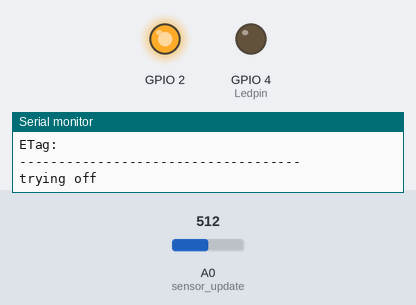
Simulated run of this sketch. Board: ESP8266 (NodeMCU). Parts: output pins drawn as LEDs (lit = HIGH), the last lines printed to the serial monitor. The test bench sets the inputs (shaded band); at power-on: A0 (sensor_update) = 512. WiFi joins after 1.5 s; servers stay silent unless stated; the Firebase database answers and starts empty.

Above: at 2.7 s.
2.8 s: A0 (sensor_update) set to 552
11.1 s: A0 (sensor_update) set to 575
At 15.7 s:
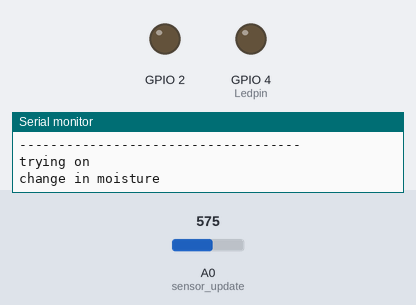
Timing chart, 0 to 28.1 s (numbered marks = the images above; inputs shaded):
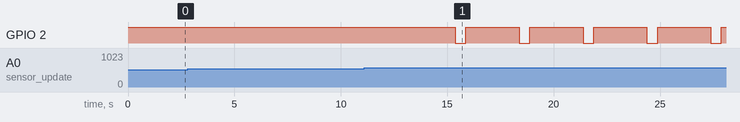

Measured:
- the behaviour switches between 563 and 564 on A0 (sensor_update) (found by bisection; images 0 and 1)
- after the input at 11.1 s, GPIO 2: alternates HIGH for 2.5 s and LOW for 0.50 s, starting after 4.3 s

The sketch:

soil_moisture_pumbadded.ino
```cpp
#include "FirebaseESP8266.h"  // Install Firebase ESP8266 library
#include <ESP8266WiFi.h>
#include <ArduinoJson.h>
//#include <DHT.h>    // Install DHT11 Library and Adafruit Unified Sensor Library


#define FIREBASE_HOST "bgreen-272ee-default-rtdb.firebaseio.com/FirebaseIOT" //Without http:// or https:// schemes
#define FIREBASE_AUTH "NnMPl7uY48lttWweaRc2V2NVUj4eKkfkbEJe7Bv2"
#define WIFI_SSID "bgreen"
#define WIFI_PASSWORD "bgreen123"
const char* server = "api.openweathermap.org";
const char* url = "/data/2.5/weather?q=trivandrum&appid=c50d182fa705fb41e79a6e09c76b9cc6";

//#define DHTPIN 2    // Connect Data pin of DHT to D2
//int led = D5;     // Connect LED to D5

//#define DHTTYPE    DHT11
//DHT dht(DHTPIN, DHTTYPE);

//Define FirebaseESP8266 data object
FirebaseData firebaseData;
FirebaseData ledData;

FirebaseJson json;

int Ledpin=4;
float moisture_percent;
void setup(){
  Serial.begin(9600);
  pinMode(Ledpin,OUTPUT);
  pinMode(A0,INPUT);
   pinMode(2,OUTPUT);
   digitalWrite(2, HIGH);
  WiFi.begin(WIFI_SSID,WIFI_PASSWORD);
  Serial.println("Connecting to Wi-Fi");
  while (WiFi.status() != WL_CONNECTED)
  {
    Serial.print(".");
    delay(300);
  }
  Serial.println();
  Serial.print("Connected with IP: ");
  Serial.println(WiFi.localIP());

  Serial.println();

  Firebase.begin(FIREBASE_HOST, FIREBASE_AUTH);
  Serial.println("firebase_begin");
  Firebase.reconnectWiFi(true);
}
void sensor_update(){
  float moisture= analogRead(A0);

  Serial.print("sensor read\n");
  Serial.println(moisture);
  delay(100);
  moisture_percent = 100-(moisture/1024*100);
  Serial.println(moisture_percent);
  if(isnan(moisture_percent)){
    Serial.println("null_exit");
    //return;
   }
   if (Firebase.setFloat(firebaseData, "/FirebaseIOT/moisture",moisture_percent))
  {
    Serial.println("PASSED");
    Serial.println("PATH: " + firebaseData.dataPath());
    Serial.println("TYPE: " + firebaseData.dataType());
    Serial.println("ETag: " + firebaseData.ETag());
    Serial.println("------------------------------------");
    Serial.println();
  }
  else
  {
    Serial.println("FAILED");
    Serial.println("REASON: " + firebaseData.errorReason());
    Serial.println("------------------------------------");
    Serial.println();
  }

  }
void weatherupdate(){
  if (WiFi.status() == WL_CONNECTED) {
    WiFiClient client;
    if (client.connect(server, 80)) {
      String request = "GET " + String(url) + " HTTP/1.1\r\n" +
                       "Host: " + String(server) + "\r\n" +
                       "Connection: close\r\n\r\n";
      client.print(request);
      delay(1000);
      String response = "";
      while (client.available()) {
        char c = client.read();
        response=response+c;
       //Serial.println(response);
      }
      client.stop();
      response.replace('[',' ');
      response.replace(']',' ');
       Serial.println("after removal");


       //Serial.println(response);
       //char jsonArray [response.length()+1];
       /*response.toCharArray(jsonArray,sizeof(jsonArray));
       jsonArray[response.length()+1]='\0';

     //  DynamicJsonDocument doc(1024);
       StaticJsonDocument<1024> doc;
       DeserializationError error = deserializeJson(doc, response);
       if(error){
        Serial.println("deserialization_error");
        Serial.println(error.c_str());
        return;
       }
        String location = doc["name"];
  String country = doc["sys"]["country"];
  float temperature = doc["main"]["temp"];
  int humidity = doc["main"]["humidity"];
  float pressure = doc["main"]["pressure"];
  int id = doc["id"];
  float Speed = doc["wind"]["speed"];
  int degree = doc["wind"]["deg"];
  float longitude = doc["coord"]["lon"];
  float latitude = doc["coord"]["lat"];

  Serial.println();
  Serial.print("Country: ");
  Serial.println(country);
  Serial.print("Location: ");
  Serial.println(location);
  Serial.print("Location ID: ");
  Serial.println(id);
  Serial.printf("Temperature: %.2f°C\r\n", temperature);
  Serial.printf("Humidity: %d %%\r\n", humidity);
  Serial.printf("Pressure: %.2f hpa\r\n", pressure);
  Serial.printf("Wind speed: %.1f m/s\r\n", Speed);
  Serial.printf("Wind degree: %d°\r\n", degree);
  Serial.printf("Longitude: %.2f\r\n", longitude);
  Serial.printf("Latitude: %.2f\r\n", latitude);
     // deserializeJson(doc, response);
    //  Serial.println(doc);

    }else {
      Serial.println("Connection to server failed");
    }*/
    }
   }}
void turnon(){
  Serial.println("checking On from user!");
  Firebase.get(firebaseData,"/FirebaseIOT/status");
  if (firebaseData.dataType() == "string") {
  String value = firebaseData.stringData();
  Serial.println("Value: " + value);
}else if (firebaseData.dataType() == "int") {
  int value = firebaseData.intData();
  Serial.println("Value: " + String(value));
  if(value==1){
    // turn on
    motor();
  }
}
}

void motor(){
  for(int i=0;i<3;i++){
   digitalWrite(2,HIGH);
   delay(2500);
  digitalWrite(2,LOW);
  delay(500);
  i=i+1;
  }
  int value=0;
   if (Firebase.setInt(firebaseData, "/FirebaseIOT/status",value))
  {
    Serial.println("PASSED");
    Serial.println("PATH: " + firebaseData.dataPath());
    Serial.println("TYPE: " + firebaseData.dataType());
    Serial.println("ETag: " + firebaseData.ETag());
    Serial.println("------------------------------------");
    Serial.println();
  }
  else
  {
    Serial.println("FAILED");
    Serial.println("REASON: " + firebaseData.errorReason());
    Serial.println("------------------------------------");
    Serial.println();
  }


}
void loop(){
  Serial.println("loop start");
  turnon();

  sensor_update();
  if(moisture_percent<45)
  {
    digitalWrite(Ledpin,LOW);
  float moisture_percentch=moisture_percent;
    Serial.println("trying on");
    Serial.begin(9600);
     while(moisture_percentch<45){

    Serial.println("change in moisture");


   digitalWrite(2,HIGH);
   delay(2500);
  digitalWrite(2,LOW);
  delay(500);
 // sensor_update();
 float moisturech= analogRead(A0);
 moisture_percentch = 100-(moisturech/1024*100);

  Serial.print("sensor read\n");
  Serial.println(moisturech);
  if(moisture_percentch>45){
    digitalWrite(2,HIGH);
    Serial.println("close immediately");
    delay(5000);
    break;
  }
     }
  }
  if(moisture_percent>45){
   Serial.println("trying off");
 // digitalWrite(Ledpin,HIGH);
   digitalWrite(2,HIGH);
  delay(5000);
  }
}
```
